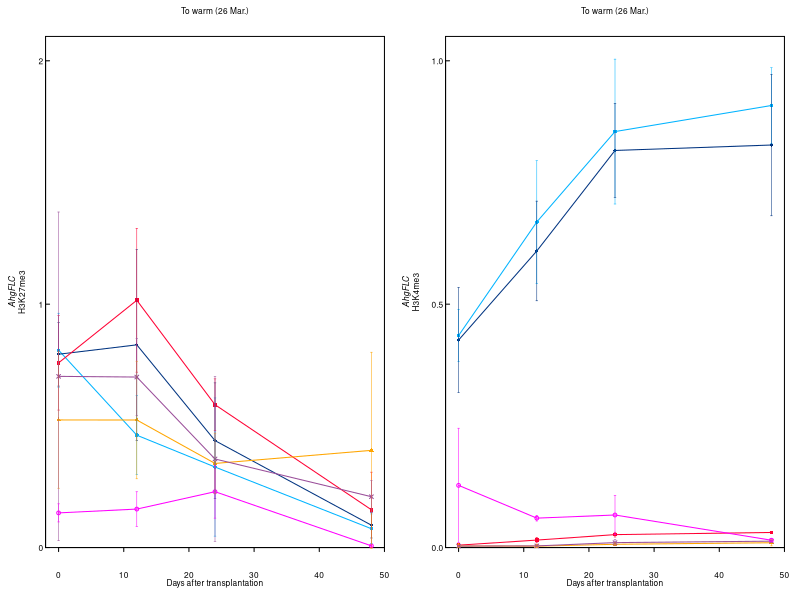
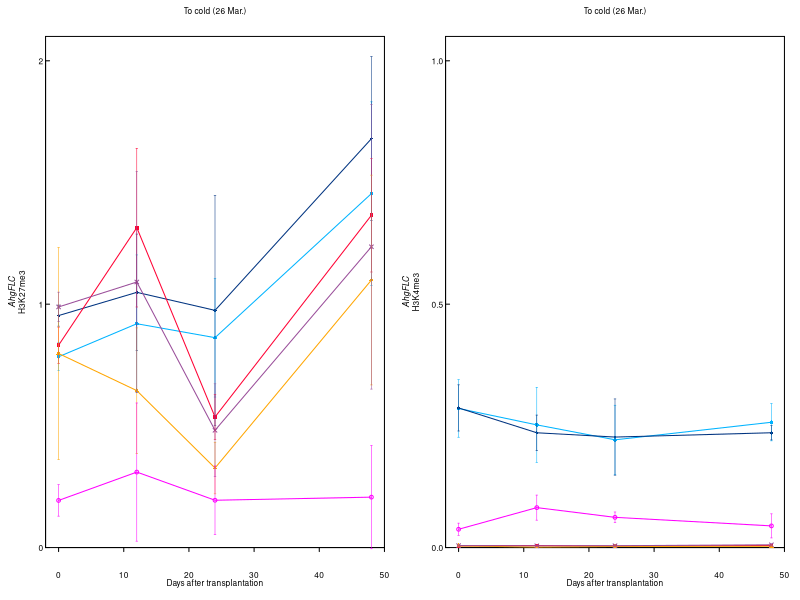

Source code (R) for these figures, in order:

library(fields)

pdf("figs/FLC_K27_K4_STM_ACT2_180326transplant_warm_all.pdf",width=2.7,height=0.95)
set.panel(1,2,relax=T)
par(oma=c(0,0,0,0))
par(mar=c(1.6,1.6,0.8,0.1))
par(mgp=c(0,0.1,0))
par(ps=6)
par(cex=1)
par(xpd=T)

######## K27me3(/STM) warm ##############
y<-read.csv("data/H3K27me3_180326transplant.csv",header=T,sep=",")
y2<-as.matrix(y)
plot(y2[,2],y2[,17],type="o",pch=16,cex=0.5,lwd=1,col=rgb(0,0.7,1),
     axes=F,ann=F,xlim=c(-2,50),ylim=c(0,2.1))

axis(side=1,at=c(0,10,20,30,40,50),label=F,tcl=-0.2,pos=0)
arrows(-2,0,50,0,length=0)
mtext(side=1,at=c(0,10,20,30,40,50),text=c("0","10","20","30","40","50"),
      line=-0.3)
mtext(side=1,text="Days after transplantation",line=0.1)

axis(side=2,at=seq(0,2,1),tcl=0.2,las=2,pos=-2)
arrows(-2,0,-2,2.1,length=0)
mtext(expression(paste(italic("AhgFLC"))),side=2,line=0.55)
mtext("H3K27me3",side=2,line=0.15)
mtext("To warm (26 Mar.)",side=3,line=-0.1)

par(new=T)
plot(y2[,2],y2[,18],type="o",pch=18,cex=0.5,lwd=1,col=rgb(0,0.2,0.5),
     axes=F,ann=F,xlim=c(-2,50),ylim=c(0,2.1), lty=1)
par(new=T)
plot(y2[,2],y2[,19],type="o",pch=15,cex=0.5,lwd=1,col=rgb(1,0,0.2),
     axes=F,ann=F,xlim=c(-2,50),ylim=c(0,2.1), lty=1)
par(new=T)
plot(y2[,2],y2[,20],type="o",pch=17,cex=0.5,lwd=1,col="orange",
     axes=F,ann=F,xlim=c(-2,50),ylim=c(0,2.1), lty=1)
par(new=T)
plot(y2[,2],y2[,21],type="o",pch=4,cex=0.5,lwd=1,col=rgb(0.6,0.3,0.6),
     axes=F,ann=F,xlim=c(-2,50),ylim=c(0,2.1), lty=1)
par(new=T)
plot(y2[,2],y2[,22],type="o",pch=1,cex=0.5,lwd=1,col=rgb(1,0,1),
     axes=F,ann=F,xlim=c(-2,50),ylim=c(0,2.1), lty=1)

arrows(y2[,2], y2[,17]-y2[,24], y2[,2], y2[,17]+y2[,24], length=.01, 
       angle=90, code=3,lwd=0.5, col=rgb(0,0.7,1))
arrows(y2[,2], y2[,18]-y2[,25], y2[,2], y2[,18]+y2[,25], length=.01, 
       angle=90, code=3,lwd=0.5, col=rgb(0,0.2,0.5))
arrows(y2[,2], y2[,19]-y2[,26], y2[,2], y2[,19]+y2[,26], length=.01, 
       angle=90, code=3,lwd=0.5, col=rgb(1,0,0.2))
arrows(y2[,2], y2[,20]-y2[,27], y2[,2], y2[,20]+y2[,27], length=.01, 
       angle=90, code=3,lwd=0.5, col="orange")
arrows(y2[,2], y2[,21]-y2[,28], y2[,2], y2[,21]+y2[,28], length=.01, 
       angle=90, code=3,lwd=0.5, col=rgb(0.6,0.3,0.6))
arrows(y2[,2], y2[,22]-y2[,29], y2[,2], y2[,22]+y2[,29], length=.01, 
       angle=90, code=3,lwd=0.5, col=rgb(1,0,1))

arrows(-2,2.1,50,2.1,length=0)
arrows(50,0,50,2.1,length=0)

######## K4me3(/ACT2) warm ##############
y<-read.csv("data/H3K4me3_180326transplant.csv",header=T,sep=",")
y2<-as.matrix(y)
plot(y2[,2],y2[,17],type="o",pch=16,cex=0.5,lwd=1,col=rgb(0,0.7,1),
     axes=F,ann=F,xlim=c(-2,50),ylim=c(0,1.05))

axis(side=1,at=c(0,10,20,30,40,50),label=F,tcl=-0.2,pos=0)
arrows(-2,0,50,0,length=0)
mtext(side=1,at=c(0,10,20,30,40,50),text=c("0","10","20","30","40","50"),
      line=-0.3)
mtext(side=1,text="Days after transplantation",line=0.1)

axis(side=2,at=seq(0,1,0.5),tcl=0.2,las=2,pos=-2)
arrows(-2,0,-2,1.05,length=0)
mtext(expression(paste(italic("AhgFLC"))),side=2,line=0.85)
mtext("H3K4me3",side=2,line=0.45)
mtext("To warm (26 Mar.)",side=3,line=-0.1)

par(new=T)
plot(y2[,2],y2[,18],type="o",pch=18,cex=0.5,lwd=1,col=rgb(0,0.2,0.5),
     axes=F,ann=F,xlim=c(-2,50),ylim=c(0,1.05), lty=1)
par(new=T)
plot(y2[,2],y2[,19],type="o",pch=15,cex=0.5,lwd=1,col=rgb(1,0,0.2),
     axes=F,ann=F,xlim=c(-2,50),ylim=c(0,1.05), lty=1)
par(new=T)
plot(y2[,2],y2[,20],type="o",pch=17,cex=0.5,lwd=1,col="orange",
     axes=F,ann=F,xlim=c(-2,50),ylim=c(0,1.05), lty=1)
par(new=T)
plot(y2[,2],y2[,21],type="o",pch=4,cex=0.5,lwd=1,col=rgb(0.6,0.3,0.6),
     axes=F,ann=F,xlim=c(-2,50),ylim=c(0,1.05), lty=1)
par(new=T)
plot(y2[,2],y2[,22],type="o",pch=1,cex=0.5,lwd=1,col=rgb(1,0,1),
     axes=F,ann=F,xlim=c(-2,50),ylim=c(0,1.05), lty=1)

arrows(y2[,2], y2[,17]-y2[,24], y2[,2], y2[,17]+y2[,24], length=.01, 
       angle=90, code=3,lwd=0.5, col=rgb(0,0.7,1))
arrows(y2[,2], y2[,18]-y2[,25], y2[,2], y2[,18]+y2[,25], length=.01, 
       angle=90, code=3,lwd=0.5, col=rgb(0,0.2,0.5))
arrows(y2[,2], y2[,19]-y2[,26], y2[,2], y2[,19]+y2[,26], length=.01, 
       angle=90, code=3,lwd=0.5, col=rgb(1,0,0.2))
arrows(y2[,2], y2[,20]-y2[,27], y2[,2], y2[,20]+y2[,27], length=.01, 
       angle=90, code=3,lwd=0.5, col="orange")
arrows(y2[,2], y2[,21]-y2[,28], y2[,2], y2[,21]+y2[,28], length=.01, 
       angle=90, code=3,lwd=0.5, col=rgb(0.6,0.3,0.6))
arrows(y2[,2], y2[,22]-y2[,29], y2[,2], y2[,22]+y2[,29], length=.01, 
       angle=90, code=3,lwd=0.5, col=rgb(1,0,1))

arrows(-2,1.05,50,1.05,length=0)
arrows(50,0,50,1.05,length=0)

set.panel()
dev.off()



pdf("figs/FLC_K27_K4_STM_ACT2_180326transplant_cold_all.pdf",width=2.7,height=0.95)
set.panel(1,2,relax=T)
par(oma=c(0,0,0,0))
par(mar=c(1.6,1.6,0.8,0.1))
par(mgp=c(0,0.1,0))
par(ps=6)
par(cex=1)
par(xpd=T)

######## K27me3(/STM) cold ##############
y<-read.csv("data/H3K27me3_180326transplant.csv",header=T,sep=",")
y2<-as.matrix(y)
plot(y2[,2],y2[,3],type="o",pch=16,cex=0.5,lwd=1,col=rgb(0,0.7,1),
     axes=F,ann=F,xlim=c(-2,50),ylim=c(0,2.1))

axis(side=1,at=c(0,10,20,30,40,50),label=F,tcl=-0.2,pos=0)
arrows(-2,0,50,0,length=0)
mtext(side=1,at=c(0,10,20,30,40,50),text=c("0","10","20","30","40","50"),
      line=-0.3)
mtext(side=1,text="Days after transplantation",line=0.1)

axis(side=2,at=seq(0,2,1),tcl=0.2,las=2,pos=-2)
arrows(-2,0,-2,2.1,length=0)
mtext(expression(paste(italic("AhgFLC"))),side=2,line=0.55)
mtext("H3K27me3",side=2,line=0.15)
mtext("To cold (26 Mar.)",side=3,line=-0.1)

par(new=T)
plot(y2[,2],y2[,4],type="o",pch=18,cex=0.5,lwd=1,col=rgb(0,0.2,0.5),
     axes=F,ann=F,xlim=c(-2,50),ylim=c(0,2.1), lty=1)
par(new=T)
plot(y2[,2],y2[,5],type="o",pch=15,cex=0.5,lwd=1,col=rgb(1,0,0.2),
     axes=F,ann=F,xlim=c(-2,50),ylim=c(0,2.1), lty=1)
par(new=T)
plot(y2[,2],y2[,6],type="o",pch=17,cex=0.5,lwd=1,col="orange",
     axes=F,ann=F,xlim=c(-2,50),ylim=c(0,2.1), lty=1)
par(new=T)
plot(y2[,2],y2[,7],type="o",pch=4,cex=0.5,lwd=1,col=rgb(0.6,0.3,0.6),
     axes=F,ann=F,xlim=c(-2,50),ylim=c(0,2.1), lty=1)
par(new=T)
plot(y2[,2],y2[,8],type="o",pch=1,cex=0.5,lwd=1,col=rgb(1,0,1),
     axes=F,ann=F,xlim=c(-2,50),ylim=c(0,2.1), lty=1)

arrows(y2[,2], y2[,3]-y2[,10], y2[,2], y2[,3]+y2[,10], length=.01, 
       angle=90, code=3,lwd=0.5, col=rgb(0,0.7,1))
arrows(y2[,2], y2[,4]-y2[,11], y2[,2], y2[,4]+y2[,11], length=.01, 
       angle=90, code=3,lwd=0.5, col=rgb(0,0.2,0.5))
arrows(y2[,2], y2[,5]-y2[,12], y2[,2], y2[,5]+y2[,12], length=.01, 
       angle=90, code=3,lwd=0.5, col=rgb(1,0,0.2))
arrows(y2[,2], y2[,6]-y2[,13], y2[,2], y2[,6]+y2[,13], length=.01, 
       angle=90, code=3,lwd=0.5, col="orange")
arrows(y2[,2], y2[,7]-y2[,14], y2[,2], y2[,7]+y2[,14], length=.01, 
       angle=90, code=3,lwd=0.5, col=rgb(0.6,0.3,0.6))
arrows(y2[,2], y2[,8]-y2[,15], y2[,2], y2[,8]+y2[,15], length=.01, 
       angle=90, code=3,lwd=0.5, col=rgb(1,0,1))

arrows(-2,2.1,50,2.1,length=0)
arrows(50,0,50,2.1,length=0)

######## K4me3(/ACT2) cold ##############
y<-read.csv("data/H3K4me3_180326transplant.csv",header=T,sep=",")
y2<-as.matrix(y)
plot(y2[,2],y2[,3],type="o",pch=16,cex=0.5,lwd=1,col=rgb(0,0.7,1),
     axes=F,ann=F,xlim=c(-2,50),ylim=c(0,1.05))

axis(side=1,at=c(0,10,20,30,40,50),label=F,tcl=-0.2,pos=0)
arrows(-2,0,50,0,length=0)
mtext(side=1,at=c(0,10,20,30,40,50),text=c("0","10","20","30","40","50"),
      line=-0.3)
mtext(side=1,text="Days after transplantation",line=0.1)

axis(side=2,at=seq(0,1,0.5),tcl=0.2,las=2,pos=-2)
arrows(-2,0,-2,1.05,length=0)
mtext(expression(paste(italic("AhgFLC"))),side=2,line=0.85)
mtext("H3K4me3",side=2,line=0.45)
mtext("To cold (26 Mar.)",side=3,line=-0.1)

par(new=T)
plot(y2[,2],y2[,4],type="o",pch=18,cex=0.5,lwd=1,col=rgb(0,0.2,0.5),
     axes=F,ann=F,xlim=c(-2,50),ylim=c(0,1.05), lty=1)
par(new=T)
plot(y2[,2],y2[,5],type="o",pch=15,cex=0.5,lwd=1,col=rgb(1,0,0.2),
     axes=F,ann=F,xlim=c(-2,50),ylim=c(0,1.05), lty=1)
par(new=T)
plot(y2[,2],y2[,6],type="o",pch=17,cex=0.5,lwd=1,col="orange",
     axes=F,ann=F,xlim=c(-2,50),ylim=c(0,1.05), lty=1)
par(new=T)
plot(y2[,2],y2[,7],type="o",pch=4,cex=0.5,lwd=1,col=rgb(0.6,0.3,0.6),
     axes=F,ann=F,xlim=c(-2,50),ylim=c(0,1.05), lty=1)
par(new=T)
plot(y2[,2],y2[,8],type="o",pch=1,cex=0.5,lwd=1,col=rgb(1,0,1),
     axes=F,ann=F,xlim=c(-2,50),ylim=c(0,1.05), lty=1)

arrows(y2[,2], y2[,3]-y2[,10], y2[,2], y2[,3]+y2[,10], length=.01, 
       angle=90, code=3,lwd=0.5, col=rgb(0,0.7,1))
arrows(y2[,2], y2[,4]-y2[,11], y2[,2], y2[,4]+y2[,11], length=.01, 
       angle=90, code=3,lwd=0.5, col=rgb(0,0.2,0.5))
arrows(y2[,2], y2[,5]-y2[,12], y2[,2], y2[,5]+y2[,12], length=.01, 
       angle=90, code=3,lwd=0.5, col=rgb(1,0,0.2))
arrows(y2[,2], y2[,6]-y2[,13], y2[,2], y2[,6]+y2[,13], length=.01, 
       angle=90, code=3,lwd=0.5, col="orange")
arrows(y2[,2], y2[,7]-y2[,14], y2[,2], y2[,7]+y2[,14], length=.01, 
       angle=90, code=3,lwd=0.5, col=rgb(0.6,0.3,0.6))
arrows(y2[,2], y2[,8]-y2[,15], y2[,2], y2[,8]+y2[,15], length=.01, 
       angle=90, code=3,lwd=0.5, col=rgb(1,0,1))

arrows(-2,1.05,50,1.05,length=0)
arrows(50,0,50,1.05,length=0)


set.panel()
dev.off()
